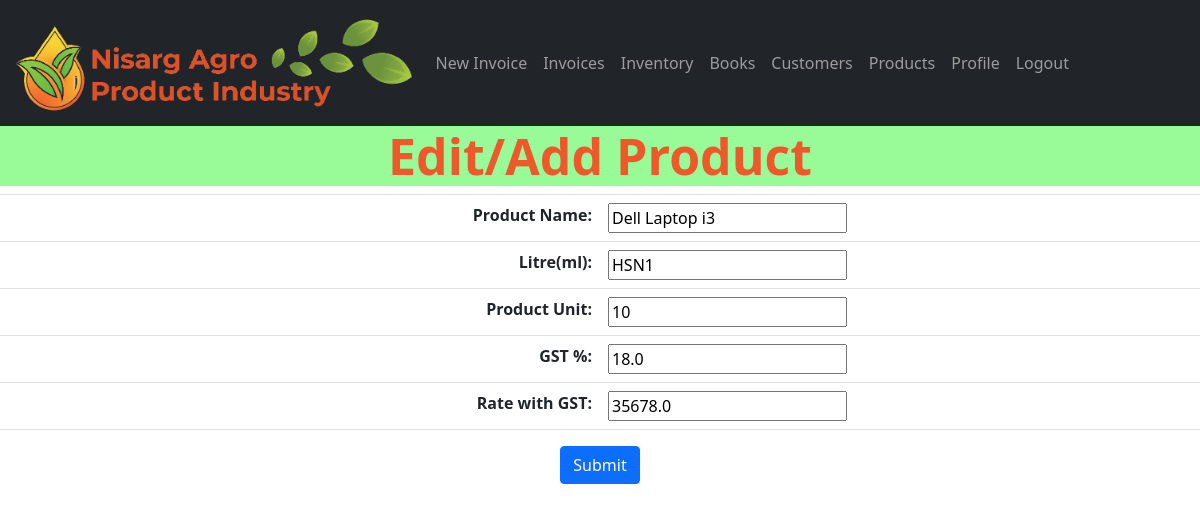
/products/edit/1 (signed in), run on the app's committed database.
### gstbillingapp/models.py (models this page shows, shortened)
class Product(models.Model):
    user = models.ForeignKey(
        User, null=True, blank=True, on_delete=models.SET_NULL)
    product_name = models.CharField(max_length=200)
    product_hsn = models.CharField(max_length=50, null=True, blank=True)
    product_unit = models.CharField(max_length=50)
    product_gst_percentage = models.FloatField()
    product_rate_with_gst = models.FloatField()

### gstbillingapp/views.py (the view)
# urls.py: path('products/edit/<int:product_id>', views.product_edit, name='product_edit'),
@login_required
def product_edit(request, product_id):
    product_obj = get_object_or_404(Product, user=request.user, id=product_id)
    if request.method == "POST":
        product_form = ProductForm(request.POST, instance=product_obj)
        if product_form.is_valid():
            new_product = product_form.save()
            return redirect('products')
    context = {}
    context['product_form'] = ProductForm(instance=product_obj)
    return render(request, 'gstbillingapp/product_edit.html', context)

### gstbillingapp/forms.py
class ProductForm(ModelForm):
     class Meta:
         model = Product
         fields = ['product_name', 'product_hsn', 'product_unit', 'product_gst_percentage', 'product_rate_with_gst']

### gstbillingapp/templates/gstbillingapp/product_edit.html (shortened to what this page needs)
{% extends "gstbillingapp/base.html" %} {% load static %} {% block content %}
<h2
  style="
    text-align: center;
    color: #ef582a;
    background-color: palegreen;
    font-size: 50px;
  "
>
  <strong>Edit/Add Product</strong>
</h2>
<form method="POST">
  <table class="table">
    <tbody class="two-col-form">
      <tr>
        <th scope="row" class="text-right">Product Name:</th>
        <td class="form-input-td">{{product_form.product_name}}</td>
      </tr>
      <tr>
        <th scope="row" class="text-right">Litre(ml):</th>
        <td class="form-input-td">{{product_form.product_hsn}}</td>
      </tr>
      <tr>
        <th scope="row" class="text-right">Product Unit:</th>
        <td class="form-input-td">{{product_form.product_unit}}</td>
      </tr>
      <tr>
        <th scope="row" class="text-right">GST %:</th>
        <td class="form-input-td">{{product_form.product_gst_percentage}}</td>
      </tr>
      <tr>
        <th scope="row" class="text-right">Rate with GST:</th>
        <td class="form-input-td">{{product_form.product_rate_with_gst}}</td>
      </tr>
    </tbody>
  </table>
  <div class="text-center">
    <input type="submit" class="btn btn-primary" value="Submit" />
  </div>
</form>
{% endblock %}

### static/gstbillingapp/main.css (style rules this page uses)
.two-col-form td, .two-col-form th { width: 25%; }

### data on the page
Product: product_name "Dell Laptop i3", product_hsn "HSN1", product_unit "10", product_gst_percentage "18.0", product_rate_with_gst "35678.0"
